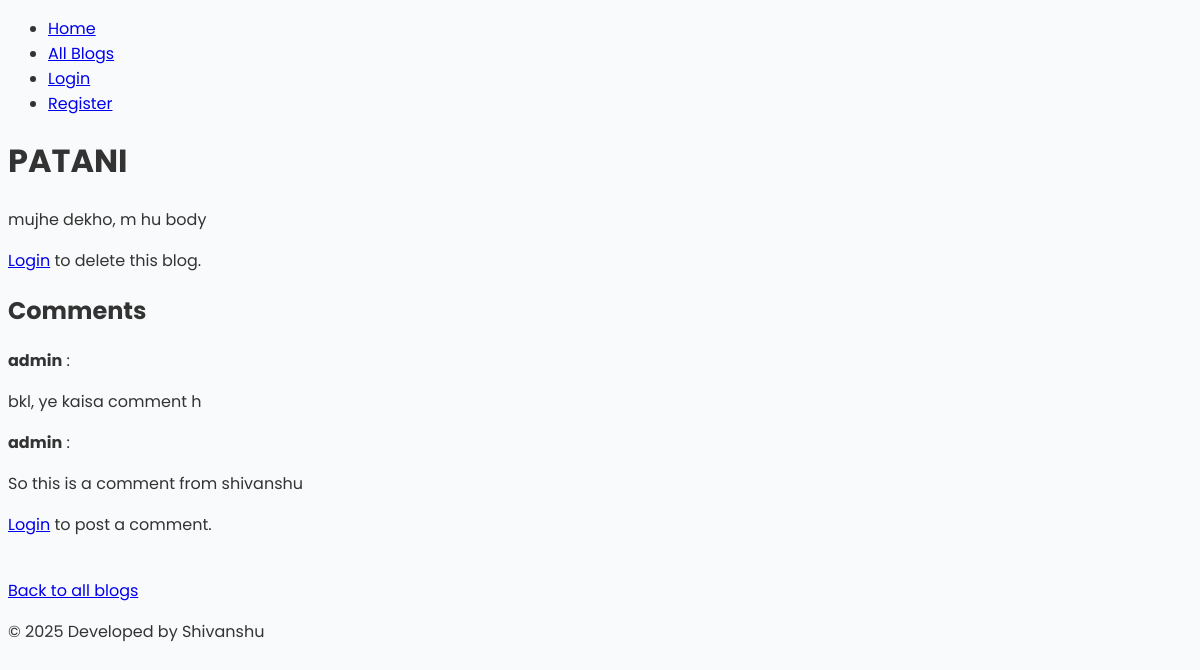
The app's page /blogs/8 with its own data.
### models/blog.py (models this page shows)
class Blog(SQLModel, table=True):
    id: int = Field(primary_key=True)
    title: str
    body: str
    comments: List["Comment"] = Relationship(
        back_populates="blog",
        sa_relationship_kwargs={"cascade": "all, delete-orphan"}
    )

### models/comment.py (models this page shows)
class Comment(SQLModel, table=True):
    id: Optional[int] = Field(default=None, primary_key=True)
    blog_id: int = Field(foreign_key="blog.id")
    username: str  # the user who commented
    content: str
    blog: Optional["Blog"] = Relationship(back_populates="comments")

### routers/blogs.py (the view)
@router.get("/blogs/{blog_id}", response_class=HTMLResponse)
async def blog_detail(
    request: Request,
    blog_id: int,  # Accept blog_id as a path parameter
    session: SessionDep,
    username: str | None = Depends(get_username)
):
    user_authenticated = username is not None
    blog = session.exec(select(Blog).where(Blog.id == blog_id)).first()
    if not blog:
        raise HTTPException(status_code=404, detail="Blog not found")
    comments = session.exec(select(Comment).where(Comment.blog_id == blog_id)).all()
    return templates.TemplateResponse(
        "blogDetails.html",
        {
            "request": request,
            "blog": blog,
            "comments": comments,
            "user_authenticated": user_authenticated,
            "username": username
        }
    )

### templates/blogDetails.html (shortened to what this page needs)
{% extends "base.html" %}
{% block content %}
<div class="container">
    <h1>{{ blog.title }}</h1>
    <p>{{ blog.body }}</p>
    {% if user_authenticated %}
        <form action="/blog/{{ blog.id }}/" method="post">
            <button type="submit"> Delete Blog</button>
        </form>
    {% else %}
        <p><a href="/login">Login</a> to delete this blog.</p>
    {% endif %}
    <h2>Comments</h2>
    <div class="comments">
        {% if comments %}
            {% for comment in comments %}
                <div class="comment">
                    <b>{{ comment.username }}</b> : <p>{{ comment.content }}</p>
                </div>
            {% endfor %}
        {% else %}
            <p>No comments yet.</p>
        {% endif %}
    </div>
    {% if user_authenticated %}
        <h3>Leave a Comment</h3>
        <form action="/blogs/{{ blog.id }}/comment" method="post">
            <textarea name="comment_content" placeholder="Your comment" required></textarea><br>
            <button type="submit">Post Comment</button>
        </form>
    {% else %}
        <p><a href="/login">Login</a> to post a comment.</p>
    {% endif %}
    <br>
    <a href="/blogs/">Back to all blogs</a>
</div>
{% endblock %}

### static/style.css (style rules this page uses)
* { box-sizing: border-box; }
body { font-family: 'Poppins', sans-serif; background-color: #f9fafb; color: #333; }

### records on screen
Blog: title "PATANI", body "mujhe dekho, m hu body"
Comment: username "admin", content "bkl, ye kaisa comment h"
Comment: username "admin", content "So this is a comment from shivanshu"
